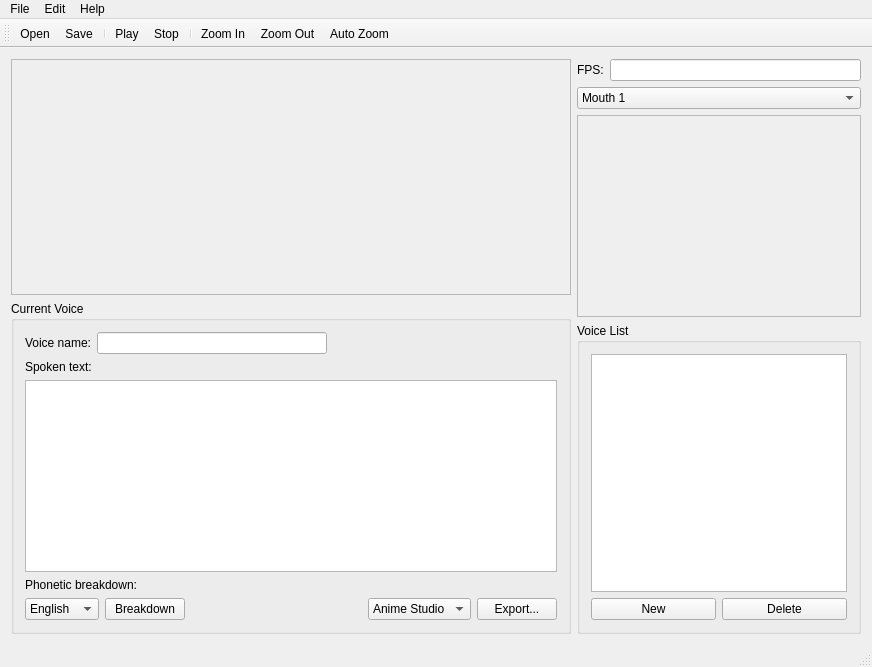
<?xml version="1.0" encoding="UTF-8"?>
<ui version="4.0">
 <class>MainWindow</class>
 <widget class="QMainWindow" name="MainWindow">
  <property name="geometry">
   <rect>
    <x>0</x>
    <y>0</y>
    <width>872</width>
    <height>667</height>
   </rect>
  </property>
  <property name="windowTitle">
   <string>Papagayo</string>
  </property>
  <widget class="QWidget" name="centralWidget">
   <layout class="QHBoxLayout" name="horizontalLayout_6">
    <item>
     <layout class="QVBoxLayout" name="verticalLayout_5">
      <item>
       <widget class="QScrollArea" name="scrollArea">
        <property name="verticalScrollBarPolicy">
         <enum>Qt::ScrollBarAsNeeded</enum>
        </property>
        <property name="widgetResizable">
         <bool>true</bool>
        </property>
        <widget class="WaveformView" name="waveformView">
         <property name="geometry">
          <rect>
           <x>0</x>
           <y>0</y>
           <width>542</width>
           <height>194</height>
          </rect>
         </property>
        </widget>
       </widget>
      </item>
      <item>
       <widget class="QGroupBox" name="groupBox_2">
        <property name="sizePolicy">
         <sizepolicy hsizetype="Preferred" vsizetype="Fixed">
          <horstretch>0</horstretch>
          <verstretch>0</verstretch>
         </sizepolicy>
        </property>
        <property name="title">
         <string>Current Voice</string>
        </property>
        <layout class="QVBoxLayout" name="verticalLayout_3">
         <item>
          <layout class="QHBoxLayout" name="horizontalLayout_4">
           <item>
            <widget class="QLabel" name="label_2">
             <property name="text">
              <string>Voice name:</string>
             </property>
             <property name="buddy">
              <cstring>voiceName</cstring>
             </property>
            </widget>
           </item>
           <item>
            <widget class="QLineEdit" name="voiceName"/>
           </item>
           <item>
            <spacer name="horizontalSpacer_4">
             <property name="orientation">
              <enum>Qt::Horizontal</enum>
             </property>
             <property name="sizeHint" stdset="0">
              <size>
               <width>40</width>
               <height>20</height>
              </size>
             </property>
            </spacer>
           </item>
          </layout>
         </item>
         <item>
          <widget class="QLabel" name="label_3">
           <property name="text">
            <string>Spoken text:</string>
           </property>
           <property name="buddy">
            <cstring>voiceText</cstring>
           </property>
          </widget>
         </item>
         <item>
          <widget class="QPlainTextEdit" name="voiceText">
           <property name="sizePolicy">
            <sizepolicy hsizetype="Expanding" vsizetype="Fixed">
             <horstretch>0</horstretch>
             <verstretch>0</verstretch>
            </sizepolicy>
           </property>
          </widget>
         </item>
         <item>
          <widget class="QLabel" name="label_4">
           <property name="text">
            <string>Phonetic breakdown:</string>
           </property>
          </widget>
         </item>
         <item>
          <layout class="QHBoxLayout" name="horizontalLayout_3">
           <item>
            <widget class="QComboBox" name="languageChoice">
             <item>
              <property name="text">
               <string>English</string>
              </property>
             </item>
             <item>
              <property name="text">
               <string>Spanish</string>
              </property>
             </item>
             <item>
              <property name="text">
               <string>Italian</string>
              </property>
             </item>
            </widget>
           </item>
           <item>
            <widget class="QPushButton" name="breakdownButton">
             <property name="text">
              <string>Breakdown</string>
             </property>
            </widget>
           </item>
           <item>
            <spacer name="horizontalSpacer_2">
             <property name="orientation">
              <enum>Qt::Horizontal</enum>
             </property>
             <property name="sizeHint" stdset="0">
              <size>
               <width>40</width>
               <height>20</height>
              </size>
             </property>
            </spacer>
           </item>
           <item>
            <widget class="QComboBox" name="exportChoice">
             <item>
              <property name="text">
               <string>Anime Studio</string>
              </property>
             </item>
            </widget>
           </item>
           <item>
            <widget class="QPushButton" name="exportButton">
             <property name="text">
              <string>Export...</string>
             </property>
            </widget>
           </item>
          </layout>
         </item>
        </layout>
       </widget>
      </item>
     </layout>
    </item>
    <item>
     <layout class="QVBoxLayout" name="verticalLayout">
      <item>
       <layout class="QHBoxLayout" name="horizontalLayout">
        <item>
         <widget class="QLabel" name="label">
          <property name="text">
           <string>FPS:</string>
          </property>
          <property name="buddy">
           <cstring>fpsEdit</cstring>
          </property>
         </widget>
        </item>
        <item>
         <widget class="QLineEdit" name="fpsEdit">
          <property name="sizePolicy">
           <sizepolicy hsizetype="Preferred" vsizetype="Fixed">
            <horstretch>1</horstretch>
            <verstretch>0</verstretch>
           </sizepolicy>
          </property>
         </widget>
        </item>
       </layout>
      </item>
      <item>
       <widget class="QComboBox" name="comboBox">
        <property name="sizePolicy">
         <sizepolicy hsizetype="Preferred" vsizetype="Fixed">
          <horstretch>0</horstretch>
          <verstretch>0</verstretch>
         </sizepolicy>
        </property>
        <property name="minimumSize">
         <size>
          <width>0</width>
          <height>0</height>
         </size>
        </property>
        <property name="maximumSize">
         <size>
          <width>16777215</width>
          <height>16777215</height>
         </size>
        </property>
        <item>
         <property name="text">
          <string>Mouth 1</string>
         </property>
        </item>
        <item>
         <property name="text">
          <string>Mouth 2</string>
         </property>
        </item>
        <item>
         <property name="text">
          <string>Gary C Martin</string>
         </property>
        </item>
        <item>
         <property name="text">
          <string>Preston Blair</string>
         </property>
        </item>
       </widget>
      </item>
      <item>
       <widget class="QFrame" name="frame">
        <property name="sizePolicy">
         <sizepolicy hsizetype="Minimum" vsizetype="Fixed">
          <horstretch>0</horstretch>
          <verstretch>0</verstretch>
         </sizepolicy>
        </property>
        <property name="frameShape">
         <enum>QFrame::StyledPanel</enum>
        </property>
        <property name="frameShadow">
         <enum>QFrame::Raised</enum>
        </property>
        <layout class="QHBoxLayout" name="horizontalLayout_5">
         <property name="leftMargin">
          <number>0</number>
         </property>
         <property name="topMargin">
          <number>0</number>
         </property>
         <property name="rightMargin">
          <number>0</number>
         </property>
         <property name="bottomMargin">
          <number>0</number>
         </property>
         <item>
          <widget class="MouthView" name="mouthView" native="true">
           <property name="sizePolicy">
            <sizepolicy hsizetype="Minimum" vsizetype="Fixed">
             <horstretch>0</horstretch>
             <verstretch>0</verstretch>
            </sizepolicy>
           </property>
           <property name="minimumSize">
            <size>
             <width>200</width>
             <height>200</height>
            </size>
           </property>
           <property name="maximumSize">
            <size>
             <width>16777215</width>
             <height>16777215</height>
            </size>
           </property>
           <property name="styleSheet">
            <string notr="true"/>
           </property>
          </widget>
         </item>
        </layout>
       </widget>
      </item>
      <item>
       <widget class="QGroupBox" name="groupBox">
        <property name="sizePolicy">
         <sizepolicy hsizetype="Preferred" vsizetype="Preferred">
          <horstretch>0</horstretch>
          <verstretch>0</verstretch>
         </sizepolicy>
        </property>
        <property name="title">
         <string>Voice List</string>
        </property>
        <layout class="QVBoxLayout" name="verticalLayout_2">
         <item>
          <widget class="QListWidget" name="voiceList">
           <property name="sizePolicy">
            <sizepolicy hsizetype="Fixed" vsizetype="Expanding">
             <horstretch>0</horstretch>
             <verstretch>0</verstretch>
            </sizepolicy>
           </property>
           <property name="maximumSize">
            <size>
             <width>16777215</width>
             <height>16777215</height>
            </size>
           </property>
           <property name="editTriggers">
            <set>QAbstractItemView::DoubleClicked|QAbstractItemView::EditKeyPressed</set>
           </property>
          </widget>
         </item>
         <item>
          <layout class="QHBoxLayout" name="horizontalLayout_2">
           <item>
            <widget class="QPushButton" name="newVoiceButton">
             <property name="text">
              <string>New</string>
             </property>
            </widget>
           </item>
           <item>
            <widget class="QPushButton" name="deleteVoiceButton">
             <property name="text">
              <string>Delete</string>
             </property>
            </widget>
           </item>
          </layout>
         </item>
        </layout>
       </widget>
      </item>
     </layout>
    </item>
   </layout>
  </widget>
  <widget class="QMenuBar" name="menuBar">
   <property name="geometry">
    <rect>
     <x>0</x>
     <y>0</y>
     <width>872</width>
     <height>22</height>
    </rect>
   </property>
   <widget class="QMenu" name="menuFile">
    <property name="title">
     <string>File</string>
    </property>
    <addaction name="actionOpen"/>
    <addaction name="actionSave"/>
    <addaction name="actionSave_As"/>
    <addaction name="actionExit"/>
   </widget>
   <widget class="QMenu" name="menuEdit">
    <property name="title">
     <string>Edit</string>
    </property>
    <addaction name="actionUndo"/>
    <addaction name="actionCut"/>
    <addaction name="actionCopy"/>
    <addaction name="actionPaste"/>
   </widget>
   <widget class="QMenu" name="menuHelp">
    <property name="title">
     <string>Help</string>
    </property>
    <addaction name="actionAbout_Papagayo"/>
   </widget>
   <addaction name="menuFile"/>
   <addaction name="menuEdit"/>
   <addaction name="menuHelp"/>
  </widget>
  <widget class="QToolBar" name="mainToolBar">
   <property name="movable">
    <bool>true</bool>
   </property>
   <property name="iconSize">
    <size>
     <width>32</width>
     <height>32</height>
    </size>
   </property>
   <property name="toolButtonStyle">
    <enum>Qt::ToolButtonIconOnly</enum>
   </property>
   <property name="floatable">
    <bool>false</bool>
   </property>
   <attribute name="toolBarArea">
    <enum>TopToolBarArea</enum>
   </attribute>
   <attribute name="toolBarBreak">
    <bool>false</bool>
   </attribute>
   <addaction name="actionOpen"/>
   <addaction name="actionSave"/>
   <addaction name="separator"/>
   <addaction name="actionPlay"/>
   <addaction name="actionStop"/>
   <addaction name="separator"/>
   <addaction name="actionZoomIn"/>
   <addaction name="actionZoomOut"/>
   <addaction name="actionAutoZoom"/>
  </widget>
  <widget class="QStatusBar" name="statusBar"/>
  <action name="actionOpen">
   <property name="icon">
    <iconset resource="../rsrc/papagayo.qrc">
     <normaloff>:/images/images/open.png</normaloff>:/images/images/open.png</iconset>
   </property>
   <property name="text">
    <string>Open</string>
   </property>
   <property name="shortcut">
    <string>Ctrl+O</string>
   </property>
  </action>
  <action name="actionSave">
   <property name="icon">
    <iconset resource="../rsrc/papagayo.qrc">
     <normaloff>:/images/images/save.png</normaloff>:/images/images/save.png</iconset>
   </property>
   <property name="text">
    <string>Save</string>
   </property>
   <property name="shortcut">
    <string>Ctrl+S</string>
   </property>
  </action>
  <action name="actionSave_As">
   <property name="text">
    <string>Save As...</string>
   </property>
  </action>
  <action name="actionPlay">
   <property name="icon">
    <iconset resource="../rsrc/papagayo.qrc">
     <normaloff>:/images/images/play.png</normaloff>:/images/images/play.png</iconset>
   </property>
   <property name="text">
    <string>Play</string>
   </property>
   <property name="toolTip">
    <string>Play</string>
   </property>
  </action>
  <action name="actionStop">
   <property name="icon">
    <iconset resource="../rsrc/papagayo.qrc">
     <normaloff>:/images/images/stop.png</normaloff>:/images/images/stop.png</iconset>
   </property>
   <property name="text">
    <string>Stop</string>
   </property>
   <property name="toolTip">
    <string>Stop</string>
   </property>
  </action>
  <action name="actionZoomIn">
   <property name="icon">
    <iconset resource="../rsrc/papagayo.qrc">
     <normaloff>:/images/images/zoom_in.png</normaloff>:/images/images/zoom_in.png</iconset>
   </property>
   <property name="text">
    <string>Zoom In</string>
   </property>
   <property name="toolTip">
    <string>Zoom In</string>
   </property>
  </action>
  <action name="actionZoomOut">
   <property name="icon">
    <iconset resource="../rsrc/papagayo.qrc">
     <normaloff>:/images/images/zoom_out.png</normaloff>:/images/images/zoom_out.png</iconset>
   </property>
   <property name="text">
    <string>Zoom Out</string>
   </property>
   <property name="toolTip">
    <string>Zoom Out</string>
   </property>
  </action>
  <action name="actionAutoZoom">
   <property name="icon">
    <iconset resource="../rsrc/papagayo.qrc">
     <normaloff>:/images/images/zoom_1.png</normaloff>:/images/images/zoom_1.png</iconset>
   </property>
   <property name="text">
    <string>Auto Zoom</string>
   </property>
   <property name="toolTip">
    <string>Auto Zoom</string>
   </property>
  </action>
  <action name="actionUndo">
   <property name="text">
    <string>Undo</string>
   </property>
   <property name="shortcut">
    <string>Ctrl+Z</string>
   </property>
  </action>
  <action name="actionCut">
   <property name="text">
    <string>Cut</string>
   </property>
   <property name="shortcut">
    <string>Ctrl+X</string>
   </property>
  </action>
  <action name="actionCopy">
   <property name="text">
    <string>Copy</string>
   </property>
   <property name="shortcut">
    <string>Ctrl+C</string>
   </property>
  </action>
  <action name="actionPaste">
   <property name="text">
    <string>Paste</string>
   </property>
   <property name="shortcut">
    <string>Ctrl+V</string>
   </property>
  </action>
  <action name="actionAbout_Papagayo">
   <property name="text">
    <string>About Papagayo</string>
   </property>
   <property name="toolTip">
    <string>About Papagayo</string>
   </property>
  </action>
  <action name="actionExit">
   <property name="text">
    <string>Exit</string>
   </property>
  </action>
 </widget>
 <layoutdefault spacing="6" margin="11"/>
 <customwidgets>
  <customwidget>
   <class>WaveformView</class>
   <extends>QWidget</extends>
   <header>waveformview.h</header>
   <container>1</container>
   <slots>
    <slot>onZoomIn()</slot>
    <slot>onZoomOut()</slot>
    <slot>onAutoZoom()</slot>
   </slots>
  </customwidget>
  <customwidget>
   <class>MouthView</class>
   <extends>QWidget</extends>
   <header>mouthview.h</header>
   <container>1</container>
   <slots>
    <slot>onMouthChanged(int)</slot>
   </slots>
  </customwidget>
 </customwidgets>
 <resources>
  <include location="../rsrc/papagayo.qrc"/>
 </resources>
 <connections>
  <connection>
   <sender>actionOpen</sender>
   <signal>triggered()</signal>
   <receiver>MainWindow</receiver>
   <slot>onFileOpen()</slot>
   <hints>
    <hint type="sourcelabel">
     <x>-1</x>
     <y>-1</y>
    </hint>
    <hint type="destinationlabel">
     <x>429</x>
     <y>334</y>
    </hint>
   </hints>
  </connection>
  <connection>
   <sender>actionPlay</sender>
   <signal>triggered()</signal>
   <receiver>MainWindow</receiver>
   <slot>onPlay()</slot>
   <hints>
    <hint type="sourcelabel">
     <x>-1</x>
     <y>-1</y>
    </hint>
    <hint type="destinationlabel">
     <x>429</x>
     <y>334</y>
    </hint>
   </hints>
  </connection>
  <connection>
   <sender>actionStop</sender>
   <signal>triggered()</signal>
   <receiver>MainWindow</receiver>
   <slot>onStop()</slot>
   <hints>
    <hint type="sourcelabel">
     <x>-1</x>
     <y>-1</y>
    </hint>
    <hint type="destinationlabel">
     <x>429</x>
     <y>334</y>
    </hint>
   </hints>
  </connection>
  <connection>
   <sender>newVoiceButton</sender>
   <signal>clicked()</signal>
   <receiver>MainWindow</receiver>
   <slot>onNewVoice()</slot>
   <hints>
    <hint type="sourcelabel">
     <x>712</x>
     <y>617</y>
    </hint>
    <hint type="destinationlabel">
     <x>912</x>
     <y>581</y>
    </hint>
   </hints>
  </connection>
  <connection>
   <sender>deleteVoiceButton</sender>
   <signal>clicked()</signal>
   <receiver>MainWindow</receiver>
   <slot>onDeleteVoice()</slot>
   <hints>
    <hint type="sourcelabel">
     <x>841</x>
     <y>617</y>
    </hint>
    <hint type="destinationlabel">
     <x>909</x>
     <y>680</y>
    </hint>
   </hints>
  </connection>
  <connection>
   <sender>voiceName</sender>
   <signal>textChanged(QString)</signal>
   <receiver>MainWindow</receiver>
   <slot>onVoiceNameChanged()</slot>
   <hints>
    <hint type="sourcelabel">
     <x>322</x>
     <y>324</y>
    </hint>
    <hint type="destinationlabel">
     <x>897</x>
     <y>440</y>
    </hint>
   </hints>
  </connection>
  <connection>
   <sender>voiceText</sender>
   <signal>textChanged()</signal>
   <receiver>MainWindow</receiver>
   <slot>onVoiceTextChanged()</slot>
   <hints>
    <hint type="sourcelabel">
     <x>541</x>
     <y>551</y>
    </hint>
    <hint type="destinationlabel">
     <x>892</x>
     <y>506</y>
    </hint>
   </hints>
  </connection>
  <connection>
   <sender>voiceList</sender>
   <signal>itemClicked(QListWidgetItem*)</signal>
   <receiver>MainWindow</receiver>
   <slot>onVoiceSelected(QListWidgetItem*)</slot>
   <hints>
    <hint type="sourcelabel">
     <x>704</x>
     <y>396</y>
    </hint>
    <hint type="destinationlabel">
     <x>900</x>
     <y>353</y>
    </hint>
   </hints>
  </connection>
  <connection>
   <sender>voiceList</sender>
   <signal>itemChanged(QListWidgetItem*)</signal>
   <receiver>MainWindow</receiver>
   <slot>onVoiceItemChanged(QListWidgetItem*)</slot>
   <hints>
    <hint type="sourcelabel">
     <x>780</x>
     <y>401</y>
    </hint>
    <hint type="destinationlabel">
     <x>916</x>
     <y>391</y>
    </hint>
   </hints>
  </connection>
  <connection>
   <sender>breakdownButton</sender>
   <signal>clicked()</signal>
   <receiver>MainWindow</receiver>
   <slot>onBreakdown()</slot>
   <hints>
    <hint type="sourcelabel">
     <x>247</x>
     <y>617</y>
    </hint>
    <hint type="destinationlabel">
     <x>910</x>
     <y>279</y>
    </hint>
   </hints>
  </connection>
  <connection>
   <sender>comboBox</sender>
   <signal>activated(int)</signal>
   <receiver>mouthView</receiver>
   <slot>onMouthChanged(int)</slot>
   <hints>
    <hint type="sourcelabel">
     <x>654</x>
     <y>121</y>
    </hint>
    <hint type="destinationlabel">
     <x>659</x>
     <y>199</y>
    </hint>
   </hints>
  </connection>
  <connection>
   <sender>actionSave</sender>
   <signal>triggered()</signal>
   <receiver>MainWindow</receiver>
   <slot>onFileSave()</slot>
   <hints>
    <hint type="sourcelabel">
     <x>-1</x>
     <y>-1</y>
    </hint>
    <hint type="destinationlabel">
     <x>435</x>
     <y>333</y>
    </hint>
   </hints>
  </connection>
  <connection>
   <sender>actionSave_As</sender>
   <signal>triggered()</signal>
   <receiver>MainWindow</receiver>
   <slot>onFileSaveAs()</slot>
   <hints>
    <hint type="sourcelabel">
     <x>-1</x>
     <y>-1</y>
    </hint>
    <hint type="destinationlabel">
     <x>435</x>
     <y>333</y>
    </hint>
   </hints>
  </connection>
  <connection>
   <sender>exportButton</sender>
   <signal>clicked()</signal>
   <receiver>MainWindow</receiver>
   <slot>onExport()</slot>
   <hints>
    <hint type="sourcelabel">
     <x>495</x>
     <y>600</y>
    </hint>
    <hint type="destinationlabel">
     <x>564</x>
     <y>593</y>
    </hint>
   </hints>
  </connection>
  <connection>
   <sender>actionAbout_Papagayo</sender>
   <signal>triggered()</signal>
   <receiver>MainWindow</receiver>
   <slot>onHelpAboutPapagayo()</slot>
   <hints>
    <hint type="sourcelabel">
     <x>-1</x>
     <y>-1</y>
    </hint>
    <hint type="destinationlabel">
     <x>435</x>
     <y>333</y>
    </hint>
   </hints>
  </connection>
  <connection>
   <sender>actionExit</sender>
   <signal>triggered()</signal>
   <receiver>MainWindow</receiver>
   <slot>onFileExit()</slot>
   <hints>
    <hint type="sourcelabel">
     <x>-1</x>
     <y>-1</y>
    </hint>
    <hint type="destinationlabel">
     <x>435</x>
     <y>333</y>
    </hint>
   </hints>
  </connection>
 </connections>
 <slots>
  <slot>onFileOpen()</slot>
  <slot>onFileSave()</slot>
  <slot>onFileSaveAs()</slot>
  <slot>onPlay()</slot>
  <slot>onStop()</slot>
  <slot>onNewVoice()</slot>
  <slot>onDeleteVoice()</slot>
  <slot>onVoiceSelected(QListWidgetItem*)</slot>
  <slot>onVoiceNameChanged()</slot>
  <slot>onVoiceTextChanged()</slot>
  <slot>onVoiceItemChanged(QListWidgetItem*)</slot>
  <slot>onBreakdown()</slot>
  <slot>onExport()</slot>
  <slot>onHelpAboutPapagayo()</slot>
 </slots>
</ui>
